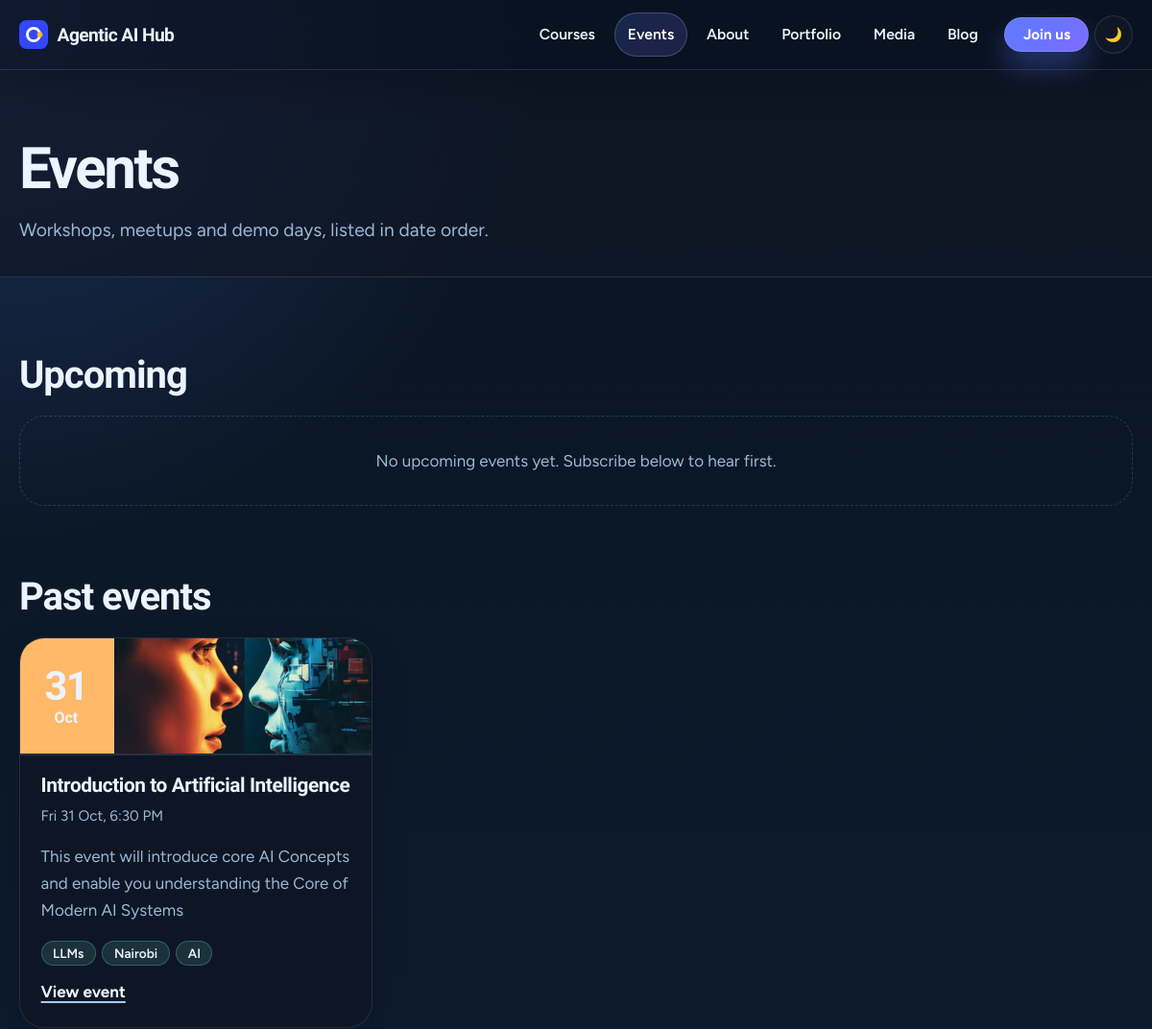
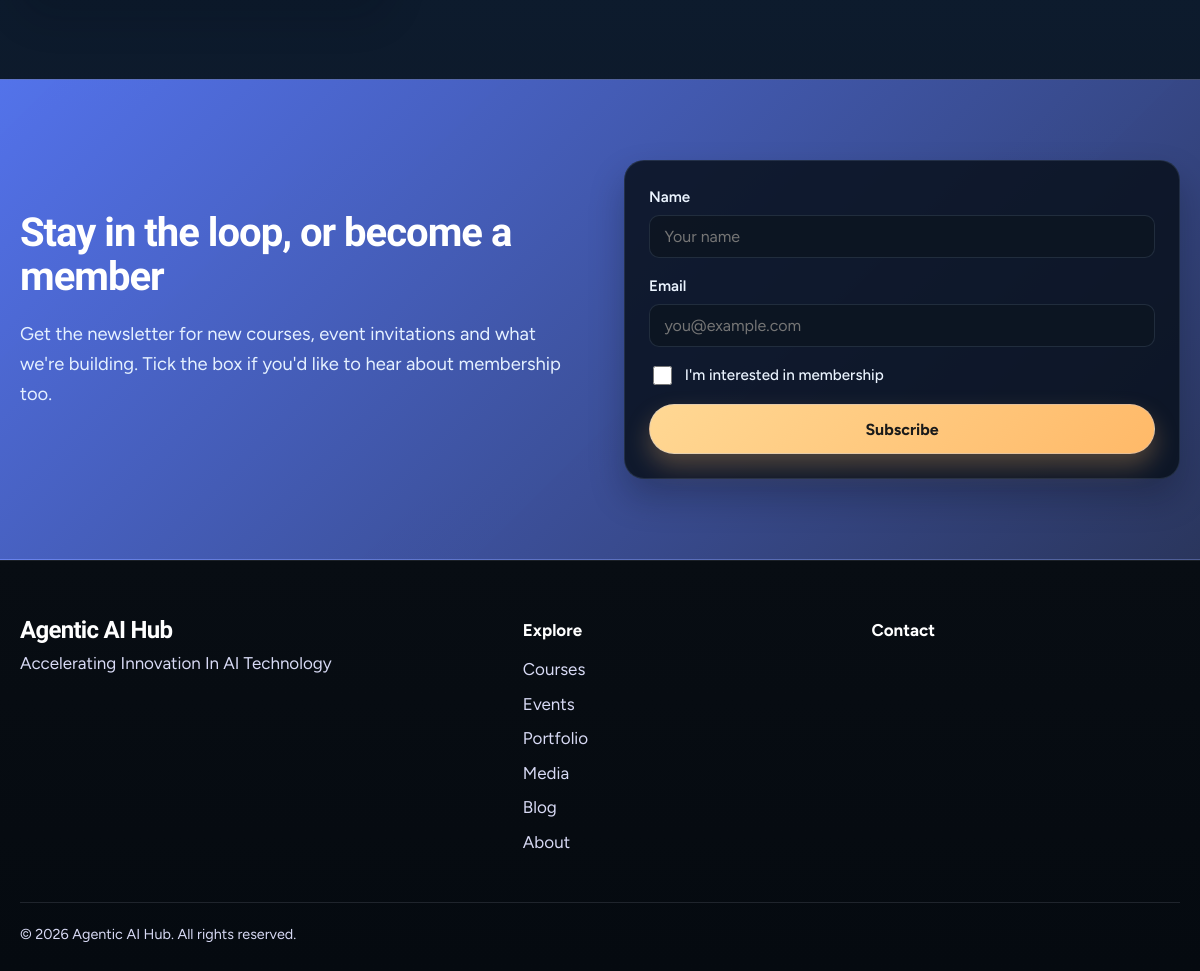
Screenshot of /events/ with the database file from the repository (2 pictures, top to bottom).
### hub/models.py (models this page shows, shortened)
class SiteSettings(models.Model):
    org_name = models.CharField("Organisation name", max_length=80, default="Agentic AI Hub")
    tagline = models.CharField(max_length=160, default="Learn to build AI that gets things done.")
    hero_headline = models.CharField(max_length=160, default="Build AI agents that do real work.")
    hero_subheadline = models.TextField(
        default="Hands-on courses, community events and open projects for people building agentic AI.")
    hero_banner = models.ImageField("Hero banner image", upload_to="site/", blank=True,
                                    help_text="Optional. Shown beside the headline on the home page. Landscape, at least 1400px wide.")
    story_title = models.CharField(max_length=120, default="Where agents go from demo to daily work")
    story = models.TextField(help_text="Short story of the organisation. Blank lines start a new paragraph.", blank=True)
    mission = models.TextField(blank=True)
    vision = models.TextField(blank=True)
    contact_email = models.EmailField(blank=True)
    phone = models.CharField(max_length=40, blank=True)
    location = models.CharField(max_length=120, blank=True)
    linkedin_url = models.URLField(blank=True)
    x_url = models.URLField("X / Twitter URL", blank=True)
    youtube_url = models.URLField("YouTube URL", blank=True)
    github_url = models.URLField("GitHub URL", blank=True)
    instagram_url = models.URLField("Instagram URL", blank=True)
    class Meta:
        verbose_name = "Site settings"
        verbose_name_plural = "Site settings"
    @classmethod
    def load(cls):
        obj, _ = cls.objects.get_or_create(pk=1)
        return obj
    @property
    def social_links(self):
        pairs = [("LinkedIn", self.linkedin_url), ("X", self.x_url), ("YouTube", self.youtube_url),
                 ("GitHub", self.github_url), ("Instagram", self.instagram_url)]
        return [(n, u) for n, u in pairs if u]

class SluggedModel(models.Model):
    slug = models.SlugField(max_length=160, unique=True, blank=True,
                            help_text="Part of the page address. Leave blank to generate it from the title.")
    slug_source = "title"
    class Meta:
        abstract = True

class Event(SluggedModel):
    title = models.CharField(max_length=160)
    description = models.TextField()
    tags = models.CharField(max_length=200, blank=True, help_text="Comma separated, e.g. workshop, LLMs, Nairobi")
    date = models.DateTimeField(help_text="Start date and time.")
    end_date = models.DateTimeField(null=True, blank=True)
    location = models.CharField(max_length=160, blank=True, help_text="Venue or “Online”.")
    banner = models.ImageField(upload_to="events/banners/", blank=True, help_text="Wide image for the event page.")
    photo = models.ImageField("Small photo", upload_to="events/photos/", blank=True,
                              help_text="Square thumbnail used on cards and lists.")
    registration_url = models.URLField(blank=True)
    is_published = models.BooleanField(default=True)
    class Meta:
        ordering = ["date"]
    def get_absolute_url(self):
        return reverse("hub:event_detail", args=[self.slug])
    @property
    def tag_list(self):
        return split_tags(self.tags)

### hub/views.py (the view)
# urls.py: path("events/", views.event_list, name="event_list"),
def event_list(request):
    events = Event.objects.filter(is_published=True).order_by("date")
    now = timezone.now()
    upcoming = [e for e in events if (e.end_date or e.date) >= now]
    past = [e for e in events if (e.end_date or e.date) < now]
    return render(request, "hub/event_list.html", {"upcoming": upcoming, "past": past})

### hub/context_processors.py (called while the page is built)
def site(request):
    return {"site": SiteSettings.load()}

### hub/models.py (called while the page is built)
def split_tags(value):
    return [t.strip() for t in (value or "").split(",") if t.strip()]

### hub/templates/hub/event_list.html (shortened to what this page needs)
{% extends "hub/base.html" %}
{% block content %}
<header class="page-head"><div class="wrap"><h1>Events</h1><p class="lede">Workshops, meetups and demo days, listed in date order.</p></div></header>
<section class="section"><div class="wrap">
  <h2>Upcoming</h2>
  <div class="grid">{% for e in upcoming %}{% include "hub/_event_card.html" %}{% empty %}<p class="empty">No upcoming events yet. Subscribe below to hear first.</p>{% endfor %}</div>
  {% if past %}
  <h2 class="gap-top">Past events</h2>
  <div class="grid">{% for e in past %}{% include "hub/_event_card.html" %}{% endfor %}</div>
  {% endif %}
</div></section>
{% endblock %}

### hub/templates/hub/base.html (shortened to what this page needs)
{% load static %}<!doctype html>
<html lang="en">
<head>
  <link rel="stylesheet" href="{% static 'hub/css/style.css' %}?v=20261025-2">
</head>
<body class="theme-dark">
<header class="nav">
  <div class="wrap nav-inner">
    <a class="brand" href="{% url 'hub:home' %}" aria-label="{{ site.org_name }} home">
      <svg viewBox="0 0 32 32" width="30" height="30" aria-hidden="true"><rect width="32" height="32" rx="8" fill="#3347FF"/><circle cx="16" cy="16" r="7" fill="none" stroke="#fff" stroke-width="3"/><circle cx="23" cy="16" r="3" fill="#FFB627"/></svg>
      <span>{{ site.org_name }}</span>
    </a>
    <nav id="menu" class="menu" aria-label="Main">
      {% with p=request.resolver_match.url_name %}
      <a href="{% url 'hub:course_list' %}" {% if p == 'course_list' or p == 'course_detail' %}aria-current="page"{% endif %}>Courses</a>
      <a href="{% url 'hub:event_list' %}" {% if p == 'event_list' or p == 'event_detail' %}aria-current="page"{% endif %}>Events</a>
      <a href="{% url 'hub:about' %}" {% if p == 'about' %}aria-current="page"{% endif %}>About</a>
      <a href="{% url 'hub:portfolio' %}" {% if p == 'portfolio' %}aria-current="page"{% endif %}>Portfolio</a>
      <a href="{% url 'hub:media_list' %}" {% if p == 'media_list' or p == 'media_detail' %}aria-current="page"{% endif %}>Media</a>
      <a href="{% url 'hub:blog_list' %}" {% if p == 'blog_list' or p == 'blog_detail' %}aria-current="page"{% endif %}>Blog</a>
      {% endwith %}
      <a class="btn btn-small" href="{% url 'hub:home' %}#join">Join us</a>
      <button class="theme-toggle" type="button" aria-label="Switch to light mode" aria-pressed="true">
        <span class="theme-toggle__icon" aria-hidden="true">🌙</span>
      </button>
    </nav>
  </div>
</header>
<main id="main">{% block content %}{% endblock %}</main>
{% block join %}{% include "hub/_join.html" %}{% endblock %}
<footer class="footer">
  <div class="wrap footer-grid">
    <div>
      <p class="footer-brand">{{ site.org_name }}</p>
      <p class="footer-tag">{{ site.tagline }}</p>
    </div>
    <nav aria-label="Footer">
      <p class="footer-head">Explore</p>
      <ul>
        <li><a href="{% url 'hub:course_list' %}">Courses</a></li>
        <li><a href="{% url 'hub:event_list' %}">Events</a></li>
        <li><a href="{% url 'hub:portfolio' %}">Portfolio</a></li>
        <li><a href="{% url 'hub:media_list' %}">Media</a></li>
        <li><a href="{% url 'hub:blog_list' %}">Blog</a></li>
        <li><a href="{% url 'hub:about' %}">About</a></li>
      </ul>
    </nav>
    <div>
      <p class="footer-head">Contact</p>
    </div>
  </div>
  <div class="wrap footer-base"><p>&copy; {% now "Y" %} {{ site.org_name }}. All rights reserved.</p></div>
</footer>
</body>
</html>

### hub/templates/hub/_event_card.html
<article class="card event-card">
  <div class="event-top">
    <div class="datebox"><span class="d">{{ e.date|date:"j" }}</span><span class="m">{{ e.date|date:"M" }}</span></div>
    <div class="thumb">{% include "hub/_image.html" with img=e.photo obj=e alt=e.title %}</div>
  </div>
  <div class="card-body">
    <h3><a href="{{ e.get_absolute_url }}">{{ e.title }}</a></h3>
    <p class="muted">{{ e.date|date:"D j M, g:i A" }}{% if e.location %} &middot; {{ e.location }}{% endif %}</p>
    <p>{{ e.description|truncatewords:22 }}</p>
    {% if e.tag_list %}<p class="chips">{% for t in e.tag_list %}<span class="chip chip-soft">{{ t }}</span>{% endfor %}</p>{% endif %}
    <a class="link" href="{{ e.get_absolute_url }}">View event</a>
  </div>
</article>

### hub/templates/hub/_image.html
{% load hub_extras %}{% if img %}<img src="{{ img.url }}" alt="{{ alt|default:'' }}" loading="lazy">{% else %}<div class="ph ph-{{ obj|tone }}" role="img" aria-label="{{ alt|default:'' }}"></div>{% endif %}

### rows the page displays
SiteSettings: org_name "Agentic AI Hub", tagline "Accelerating Innovation In AI Technology"
Event: date "31", date "Oct", title "Introduction to Artificial Intelligence", date "Fri 31 Oct, 6:30 PM", description "This event will introduce core AI Concepts and enable you understanding the Core of Modern AI Systems", tag_list "LLMs" "Nairobi" "AI"
